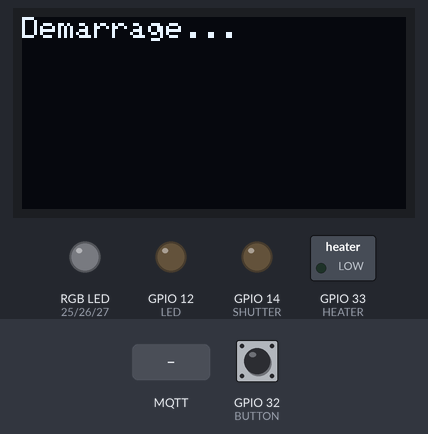
Recording of a program running on a simulated ESP32. Parts: 128×64 one-colour display, switched loads named in the program (green lamp = pin HIGH), an RGB LED mixed from three pins (HIGH = lit), output pins drawn as LEDs (lit = HIGH). The test bench sets the inputs (shaded band); at power-on: GPIO 32 (BUTTON) LOW. WiFi joins after 1.5 s; servers stay silent unless stated; random numbers use the default seed unless the program sets one; no MQTT or app messages arrive unless stated; what the program prints to the serial monitor is not drawn.

Above: at 0.4 s.
At 1.86 s:
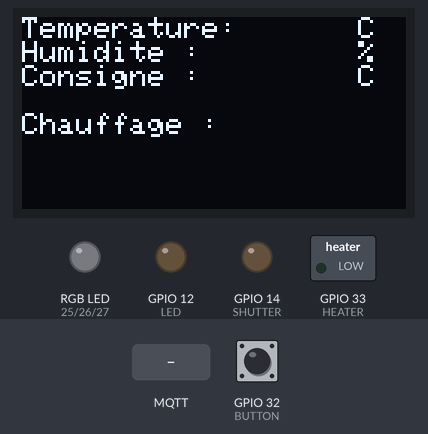
At 3.0 s:
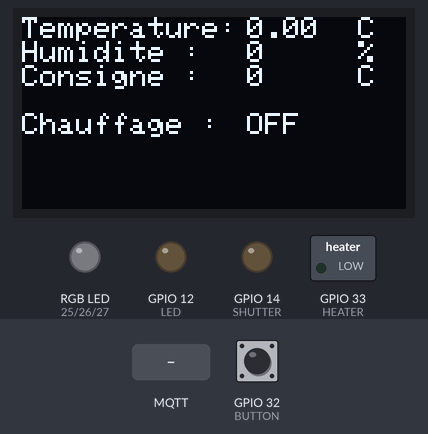
3.1 s: GPIO 32 (BUTTON) pulled HIGH for 0.15 s
4.7 s: MQTT message "1" arrives on the first subscribed topic
6.2 s: MQTT message "on" arrives on the first subscribed topic
7.7 s: MQTT message "off" arrives on the first subscribed topic
Timing chart, 0 to 10.2 s (numbered marks = the images above; inputs shaded):
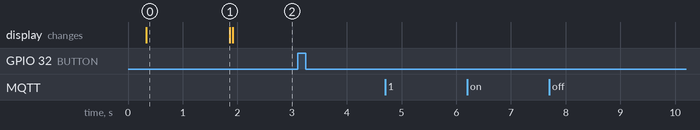

Measured:
- after the input at 3.1 s, every drawn part: stays the same
- after the input at 4.7 s, every drawn part: stays the same
- after the input at 6.2 s, every drawn part: stays the same
- after the input at 7.7 s, every drawn part: stays the same
- what the display in image 0 shows lasts 1.6 s, from 0.3 s to 1.9 s

The program:

main.cpp
```cpp
#include <Arduino.h>
#include <ArduinoJson.h>
#include <PubSubClient.h>
#include <SSD1306AsciiWire.h>
#include <WiFi.h>

#define BUTTON 32
#define HEATER 33
#define LED 12
#define RGB_R 25
#define RGB_G 26
#define RGB_B 27
#define SHUTTER 14

const char* ssid = "Wifi_4588";
const char* password = "A1B2C3D4E5F6";

const char* mqtt_user = "admin";
const char* mqtt_passwd = "NZnD1D9c";
const char* mqtt_server = "192.168.12.150";

bool buttonState = false;
bool heaterState = false, shutterState = false;
int ledState = 0;
bool msgReceived = true;

float temperature = 0;
int humidity, consigne = 0;

WiFiClient espClient;
PubSubClient client(espClient);

SSD1306AsciiWire oled;

void setup_wifi() {
  delay(10);
  // We start by connecting to a WiFi network
  Serial.println();
  Serial.print("Connecting to ");
  Serial.println(ssid);

  WiFi.mode(WIFI_STA);
  WiFi.begin(ssid, password);

  while (WiFi.status() != WL_CONNECTED) {
    delay(500);
    Serial.print(".");
  }

  randomSeed(micros());

  Serial.println("");
  Serial.println("WiFi connected");
  Serial.println("IP address: ");
  Serial.println(WiFi.localIP());
}

void reconnect() {
  // Loop until we're reconnected
  while (!client.connected()) {
    Serial.print("Attempting MQTT connection...");

    String clientId = "ESP32Client-";
    clientId += String(random(0xffff), HEX);

    if (client.connect(clientId.c_str(), mqtt_user, mqtt_passwd)) {
      Serial.println("connected");
      client.subscribe("My Room/ESP32-2/cmd");
      client.subscribe("My Room/ESP32-1/tele");
    } else {
      Serial.print("failed, rc=");
      Serial.print(client.state());
      Serial.println(" try again in 5 seconds");
      // Wait 5 seconds before retrying
      delay(5000);
    }
  }
}

void callback(char* topic, byte* payload, unsigned int length) {
  Serial.print("Message arrived [");
  Serial.print(topic);
  Serial.print("] ");
  for (int i = 0; i < length; i++) {
    Serial.print((char)payload[i]);
  }
  Serial.println();

  DynamicJsonDocument doc(100);
  deserializeJson(doc, payload);
  JsonObject obj = doc.as<JsonObject>();

  const uint8_t r = obj["rgb"][0];
  const uint8_t g = obj["rgb"][1];
  const uint8_t b = obj["rgb"][2];

  if (!obj["rgb"].isNull()) {
    analogWrite(RGB_R, r);
    analogWrite(RGB_G, g);
    analogWrite(RGB_B, b);
  }

  heaterState = obj["heater"].isNull() ? heaterState : obj["heater"];
  ledState = obj["led"].isNull() ? ledState : obj["led"];
  shutterState = obj["shutter"].isNull() ? shutterState : obj["shutter"];

  temperature = obj["temperature"].isNull() ? temperature : obj["temperature"];
  humidity = obj["humidity"].isNull() ? humidity : obj["humidity"];
  consigne = obj["consigne"].isNull() ? consigne : obj["consigne"];
  msgReceived = true;
}

void sendState() {
  DynamicJsonDocument doc(100);

  doc["button"] = buttonState;
  doc["heater"] = heaterState;
  doc["led"] = ledState;
  doc["shutter"] = shutterState;

  char json_string[100];
  serializeJson(doc, json_string);

  Serial.println(json_string);

  client.publish("My Room/ESP32-2/state", json_string);
}

void initDisplay() {
  oled.setCursor(0, 0);
  oled.print("Temperature:");
  oled.setCursor(112, 0);
  oled.print("C");
  oled.setCursor(0, 1);
  oled.print("Humidite :");
  oled.setCursor(112, 1);
  oled.print("%");
  oled.setCursor(0, 2);
  oled.print("Consigne :");
  oled.setCursor(112, 2);
  oled.print("C");
  oled.setCursor(0, 4);
  oled.print("Chauffage :");
}

void updateDisplay() {
  oled.setCursor(0, 0);
  oled.clearField(75, 0, 5);
  oled.printf("%.2f ", temperature);
  oled.setCursor(0, 1);
  oled.clearField(75, 1, 5);
  oled.print(humidity);
  oled.setCursor(0, 2);
  oled.clearField(75, 2, 5);
  oled.print(consigne);
  oled.setCursor(0, 4);
  oled.clearField(75, 4, 5);
  oled.print(heaterState ? "ON" : "OFF");
}

void setup() {
  Serial.begin(115200);

  Wire.begin(21, 22);
  delay(250);
  oled.begin(&Adafruit128x64, 0x3C, -1);
  oled.setFont(Adafruit5x7);
  oled.clear();
  oled.print("Demarrage...");

  pinMode(BUTTON, INPUT);
  pinMode(LED, OUTPUT);
  pinMode(SHUTTER, OUTPUT);
  pinMode(HEATER, OUTPUT);
  pinMode(RGB_R, OUTPUT);
  pinMode(RGB_G, OUTPUT);
  pinMode(RGB_B, OUTPUT);

  setup_wifi();
  client.setServer(mqtt_server, 1883);
  client.setCallback(callback);

  initDisplay();
}

void loop() {
  if (!client.connected()) {
    reconnect();
  }

  client.loop();

  boolean state = digitalRead(BUTTON);
  if (msgReceived || (state != buttonState)) {
    buttonState = state;
    sendState();
    updateDisplay();
  }

  if (msgReceived) {
    digitalWrite(HEATER, heaterState);
    analogWrite(LED, ledState);
    digitalWrite(SHUTTER, shutterState);
    msgReceived = false;
  }
}
```
